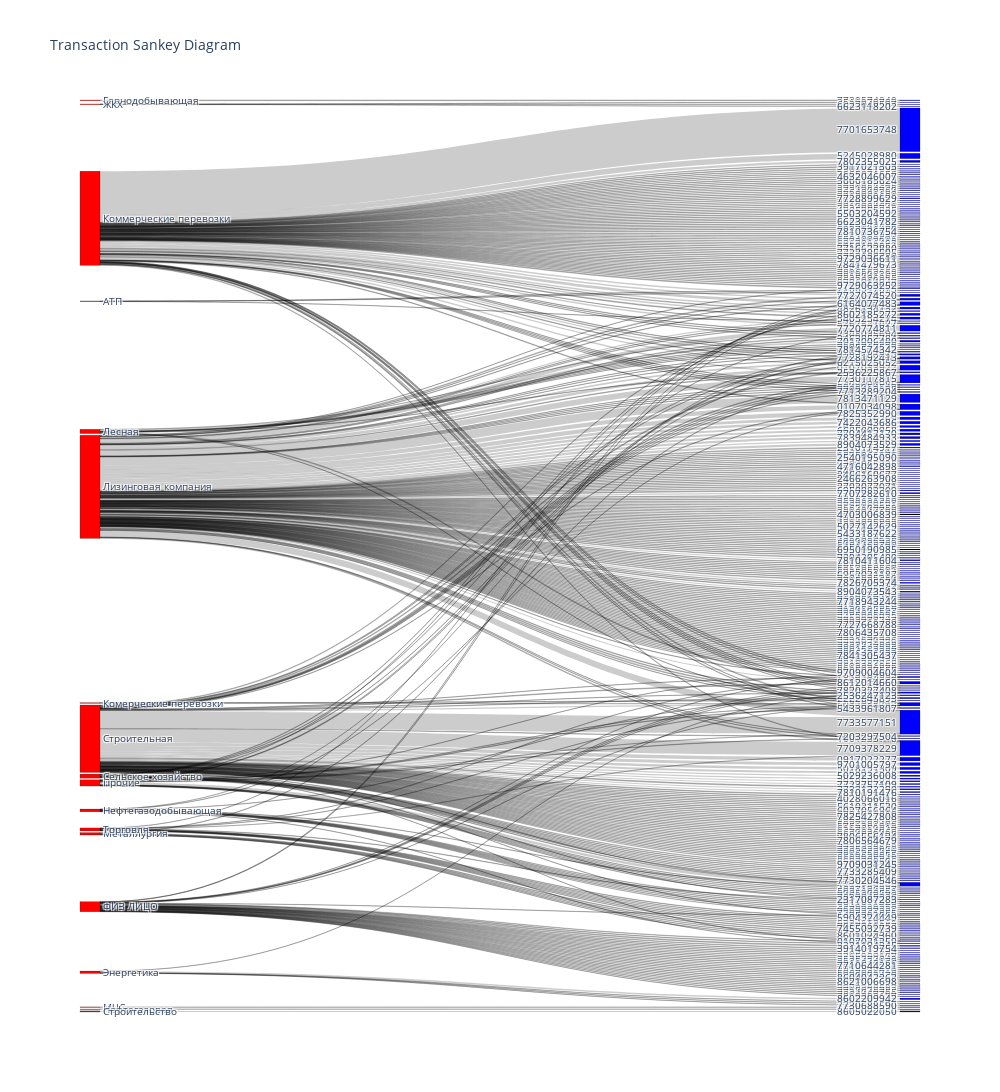

The cell this chart's notebook holds for it:
### Code cell
tmp = dataframe_select(
    transaction_data, 
        [
            seller_select,
            buyer_select,
            vehicle_select,
            transaction_select
        ])

display(tmp)
sankey_2(
    tmp,
    seller=seller_group,
    buyer=inn_group,
)

### Figure 1 — Plotly figure (JSON) as saved in the notebook; plotly's stock layout.template omitted (floating-point values rounded to 4 significant figures; data arrays with more than 128 entries replaced by an {"elided": "..."} marker saying what was removed)
{"data": [{"link": {"source": {"elided": "447 int values"}, "target": {"elided": "447 int values"}, "value": {"elided": "447 int values"}}, "node": {"color": {"elided": "382 str values"}, "label": {"elided": "382 str values"}, "line": {"color": "black", "width": 0.2}, "pad": 15, "thickness": 20}, "type": "sankey"}], "layout": {"autosize": true, "font": {"size": 10}, "height": 1500, "title": {"text": "Transaction Sankey Diagram"}, "width": 1000}}
